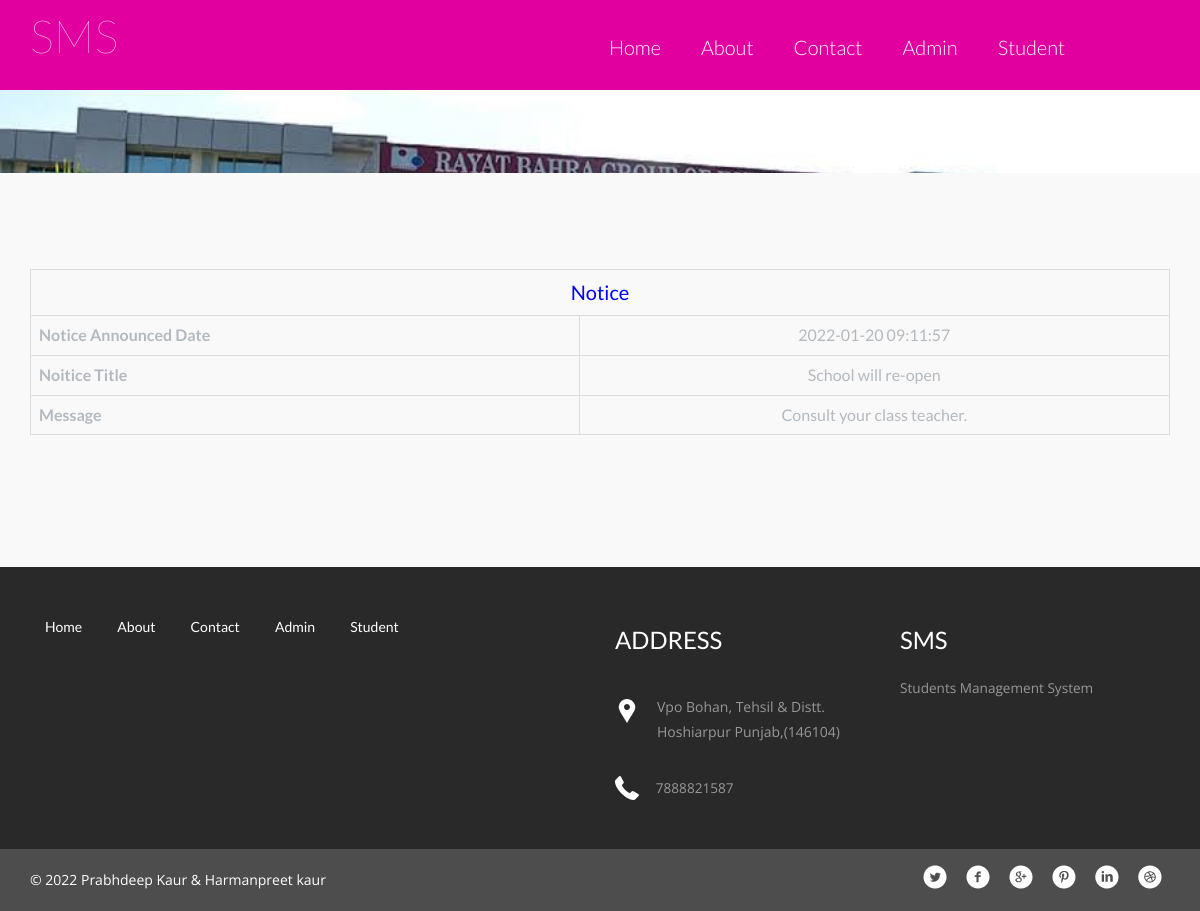
The app's page /studentms/view-public-notice.php?viewid=1 with its own data.
### tables this page shows
CREATE TABLE `tblpublicnotice` (
  `ID` int(5) NOT NULL,
  `NoticeTitle` varchar(200) DEFAULT NULL,
  `NoticeMessage` mediumtext DEFAULT NULL,
  `CreationDate` timestamp NULL DEFAULT current_timestamp()
);

CREATE TABLE `tblpage` (
  `ID` int(10) NOT NULL,
  `PageType` varchar(200) DEFAULT NULL,
  `PageTitle` mediumtext DEFAULT NULL,
  `PageDescription` mediumtext DEFAULT NULL,
  `Email` varchar(200) DEFAULT NULL,
  `MobileNumber` bigint(10) DEFAULT NULL,
  `UpdationDate` date DEFAULT NULL
);

### studentms/view-public-notice.php (the view, shortened to what this page needs)
<?php
include('includes/dbconnection.php');
?>
<!doctype html>
<html>
<head>
<link href="css/bootstrap.css" rel="stylesheet" type="text/css" media="all">
<link href="css/style.css" rel="stylesheet" type="text/css"/>
<link rel="stylesheet" type="text/css" href="css/default.css" />
<link rel="stylesheet" type="text/css" href="css/component.css" />
</head>
	<body>
<?php include_once('includes/header.php');?>
<div class="banner banner5">
	<div class="container">
	<h2>Notice</h2>
	</div>
</div>
<div class="welcome">
	<div class="container">
		<table border="1" class="table table-bordered mg-b-0">
                      <?php
$vid=$_GET['viewid'];
$sql="SELECT * from tblpublicnotice where ID=:vid";
$query = $dbh -> prepare($sql);
$query->bindParam(':vid',$vid,PDO::PARAM_STR);
$query->execute();
$results=$query->fetchAll(PDO::FETCH_OBJ);
$cnt=1;
if($query->rowCount() > 0)
{
foreach($results as $row)
{               ?>
 <tr align="center" class="table-warning">
<td colspan="4" style="font-size:20px;color:blue">
 Notice</td></tr>
<tr class="table-info">
    <th>Notice Announced Date</th>
    <td><?php  echo $row->CreationDate;?></td>
  </tr>
    <tr class="table-info">
    <th>Noitice Title</th>
    <td><?php  echo $row->NoticeTitle;?></td>
  </tr>
  <tr class="table-info">
     <th>Message</th>
    <td><?php  echo $row->NoticeMessage;?></td>
  </tr>
  <?php $cnt=$cnt+1;}} ?>
</table>
	</div>
</div>
<?php include_once('includes/footer.php');?>
	</body>
</html>

### studentms/includes/footer.php (shortened to what this page needs)
<div class="footer">
    <div class="container">
      <div class="col-md-6 footer-left">
        <ul>
          <li><a href="index.php">Home</a></li>
          <li><a href="about.php">About</a></li>
          <li><a href="contact.php">Contact</a></li>
          <li><a href="admin/login.php">Admin</a></li>
          <li><a href="user/login.php">Student</a></li>
        </ul>
      </div>
      <div class="col-md-3 footer-middle">
        <?php
$sql="SELECT * from tblpage where PageType='contactus'";
$query = $dbh -> prepare($sql);
$query->execute();
$results=$query->fetchAll(PDO::FETCH_OBJ);
$cnt=1;
if($query->rowCount() > 0)
{
foreach($results as $row)
{               ?>
        <h3>Address</h3>
        <div class="address">
          <p><?php  echo htmlentities($row->PageDescription);?>
          </p>
        </div>
        <div class="phone">
          <p><?php  echo htmlentities($row->MobileNumber);?></p>
        </div>
      <?php $cnt=$cnt+1;}} ?></div>
      <div class="col-md-3 footer-right">
        <h3>SMS</h3>
        <p>Students Management System</p>
      </div>
      <div class="clearfix"> </div>
    </div>
  </div>
<div class="copyright">
    <div class="container">
      <div class="copyright-left">
      <p>© <?php echo date('Y');?> Prabhdeep Kaur & Harmanpreet kaur </p>
      </div>
      <div class="copyright-right">
        <ul>
          <li><a href="#" class="twitter"> </a></li>
          <li><a href="#" class="twitter facebook"> </a></li>
          <li><a href="#" class="twitter chrome"> </a></li>
          <li><a href="#" class="twitter pinterest"> </a></li>
          <li><a href="#" class="twitter linkedin"> </a></li>
          <li><a href="#" class="twitter dribbble"> </a></li>
        </ul>
      </div>
      <div class="clearfix"> </div>
    </div>
  </div>

### studentms/css/style.css (style rules this page uses)
html, body { font-family: 'Open Sans', sans-serif; font-size: 100%; background: #FFf; }
body a { transition:0.5s all; -webkit-transition:0.5s all; -moz-transition:0.5s all; -o-transition:0.5s all; -ms-transition:0.5s all; }
h1,h2,h3,h4,h5,h6 { margin:0; }
p { margin:0; font-family: 'Open Sans', sans-serif; }
ul { margin:0; padding:0; }
.banner { background:url(../images/clg.jpeg); background-size:cover; min-height:650px; padding-top:0em !important; text-align:center; }
.welcome { padding: 6em 0 7em; text-align: center; }
.footer { padding:3em 0; background:#292929; }
.footer-left ul { padding:0; margin:0; }
.footer-left ul li { display:inline-block; margin:0 1em; }
.footer-left ul li:nth-child(1) { margin-left:0; }
.footer-left ul li a { color:#FFF; font-size:14px; }
.footer-middle h3 { color: #FFFFFF; font-size: 1.5em; font-weight: 400; margin: 0; text-transform: uppercase; }
.footer-right p { color: #989898; font-size: .85em; margin: .5em 0 0 0; line-height: 1.8em; font-weight: 400; }
.address p { color: #989898; font-size: 14px; line-height: 1.8em; padding-left: 3em; margin: 2em 0 0 0; background: url(../images/location.png) no-repeat 0px 5px; }
.phone { margin-top:2em; }
.phone p { color: #989898; font-size: .85em; line-height: 1.8em; padding-left: 3em; margin: 2em 0 0 0; background: url(../images/phone.png) no-repeat 0px 0px; }
.footer-right h3 { color: #fff; font-size: 1.5em; text-transform: uppercase; margin-bottom: 10px; margin-top: 0; }
.copyright { background: #4D4D4D; padding: 1em 0; }
.copyright-left p { color: #FFF; font-size: 14px; margin: .4em 0 0 0; }
.copyright-left { float:left; }
.copyright-right { float:right; }
.copyright-right ul { padding:0; margin:0; }
.copyright-right ul li { display:inline-block; margin:0 .5em; }
.copyright-right ul li a.twitter { background: url(../images/icons1.png) no-repeat 0px 0px; height: 24px; display: block; width: 24px; }
.copyright-right ul li a.facebook { background: url(../images/icons1.png) no-repeat -33px 0px; }
.copyright-right ul li a.chrome { background: url(../images/icons1.png) no-repeat -66px 0px; }
.copyright-right ul li a.pinterest { background: url(../images/icons1.png) no-repeat -99px 0px; }
.copyright-right ul li a.linkedin { background: url(../images/icons1.png) no-repeat -132px 0px; }
.copyright-right ul li a.dribbble { background: url(../images/icons1.png) no-repeat -164px 0px; }
.banner5 { min-height: 83px; }
.banner5 h2 { color: #fff; padding-top: 21px; margin: 0; font-size: 2.7em }
.grid_5 h1, h2, h3, h4, h5, h6 { padding: 12px 0; }

### studentms/css/default.css (style rules this page uses)
*, *:after, *:before { -webkit-box-sizing: border-box; -moz-box-sizing: border-box; box-sizing: border-box; }
body, html { font-size: 100%; padding: 0; margin: 0; }
.clearfix:before, .clearfix:after { content: " "; display: table; }
.clearfix:after { clear: both; }
body { font-family: 'Lato', Calibri, Arial, sans-serif; color: #b3b9bf; background: #f9f9f9; }
a { color: #888; text-decoration: none; }

### records on screen
tblpublicnotice: CreationDate "2022-01-20 09:11:57", NoticeTitle "School will re-open", NoticeMessage "Consult your class teacher."
tblpage: PageDescription "Vpo Bohan, Tehsil & Distt. Hoshiarpur Punjab,(146104)", MobileNumber "7888821587"
